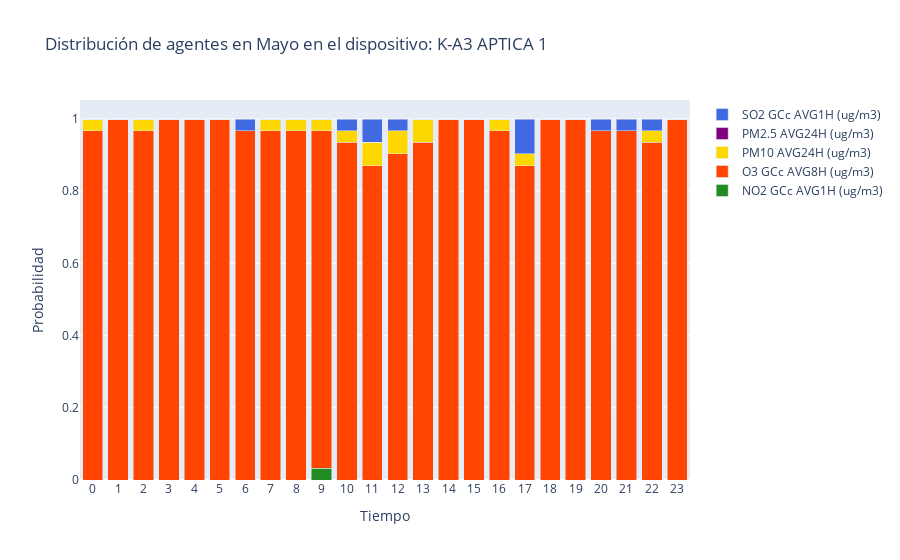
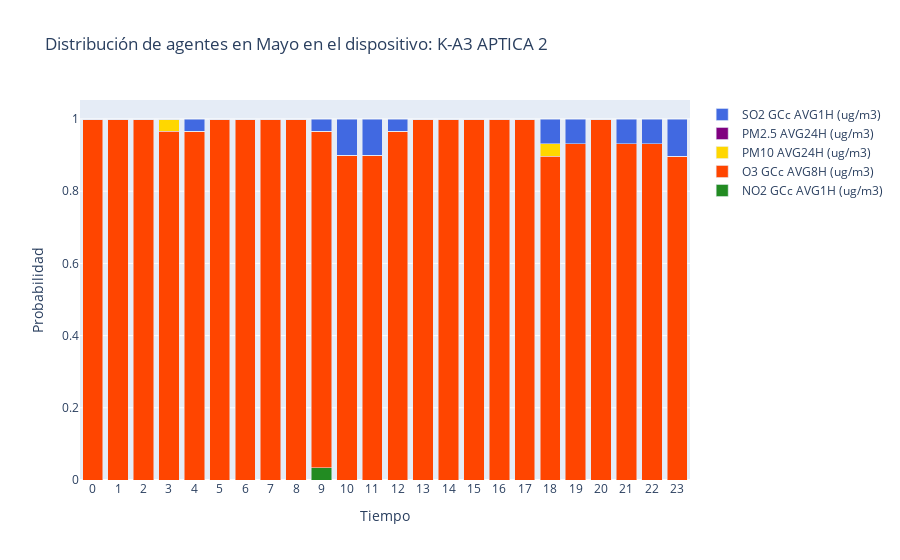
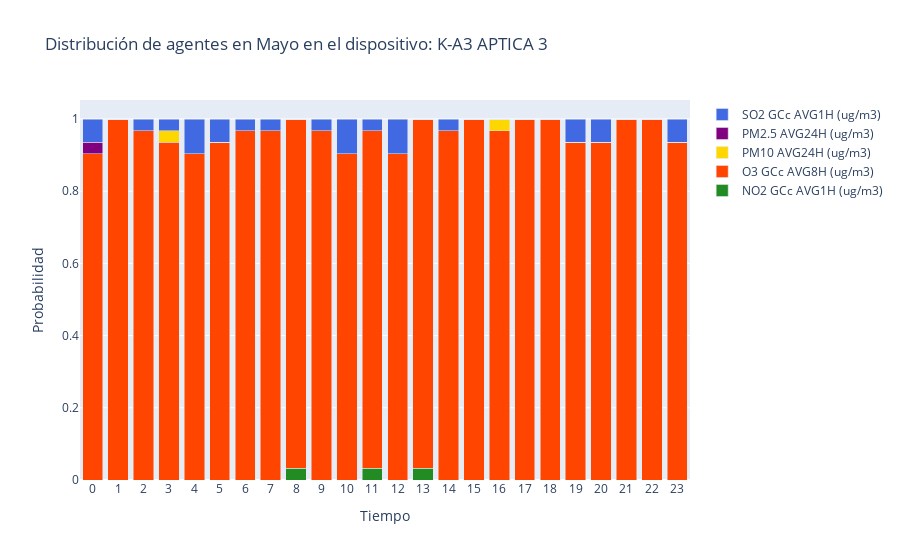
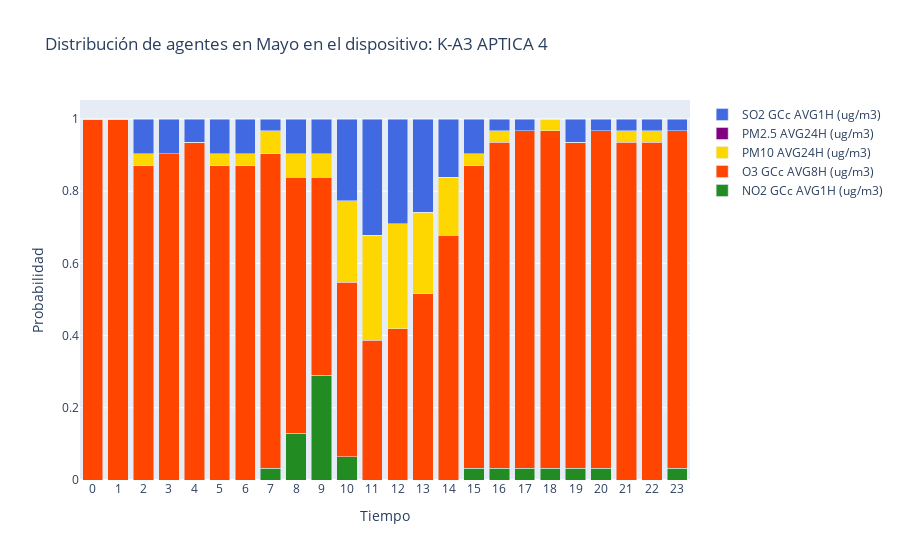

Notebook source saved alongside these figures, in order:
### Code cell
##intento 1 del 7 de noviembre
# Read the Excel file and combine all sheets into a single DataFrame
file_path = "PREVresultados_INCA_MAYO23.xlsx"
dataframes = []
for day in range(1, 32):
    sheet_name = f"2023-05-{day:02}"
    df = pd.read_excel(file_path, sheet_name=sheet_name)
    dataframes.append(df)

data = pd.concat(dataframes, ignore_index=True)
# Convert 'Datetime' to a datetime object and extract the hour
data['Datetime'] = pd.to_datetime(data['Datetime'], format='%d/%m/%Y %H:%M:%S')
data['Hour'] = data['Datetime'].dt.hour

# Define the order of agents for column ordering in the stacked bar chart
agent_order = [
    "O3 GCc AVG8H (ug/m3)",
    "SO2 GCc AVG1H (ug/m3)",
    "PM2.5 AVG24H (ug/m3)",
    "PM10 AVG24H (ug/m3)",
    "NO2 GCc AVG1H (ug/m3)"
]

# Define a dictionary to map the index level to a numerical value
index_level_mapping = {
    "BUENA": 1,
    "RAZONABLEMENTE BUENA": 2,
    "REGULAR": 3,
    "DESFAVORABLE": 4,
    "MUY DESFAVORABLE": 5,
    "EXTREMADAMENTE DESFAVORABLE": 6
}

# Create a list of all hours from 0 to 23
all_hours = list(range(24))

# Pivot the data to get the count of each agent for each device and hour
pivot_data = data.pivot_table(index=['Dispositivo', 'Hour'], columns='Agente en banda superior', aggfunc='size', fill_value=0)
# Calculate the probabilities for each agent for each hour
pivot_data_percentages = pivot_data.div(pivot_data.sum(axis=1), axis=0)

# Create a stacked bar chart for each device using Plotly Graph Objects
devices = pivot_data_percentages.index.get_level_values(0).unique()
colors = ['forestgreen', 'orangered', 'gold', 'purple', 'royalblue']

# Calculate the distribution of "Banda" for each agent, hour, and device
banda_distribution = data.pivot_table(index=['Dispositivo', 'Hour', 'Agente en banda superior'], columns='Banda', aggfunc='size', fill_value=0)
banda_distribution_percentages = banda_distribution.div(banda_distribution.sum(axis=1), axis=0)

# Define a dictionary to map "Banda" values to colors
banda_colors = {
    "BUENA": "green",
    "RAZONABLEMENTE BUENA": "yellow",
    "REGULAR": "orange",
    "DESFAVORABLE": "red",
    "MUY DESFAVORABLE": "purple",
    "EXTREMADAMENTE DESFAVORABLE": "darkred"
}

# Add "Banda" distribution to the hover information
for device in devices:
    device_data = pivot_data_percentages.xs(device, level='Dispositivo')
    hours = device_data.index
    agent_probabilities = device_data.values.T
    bottom = np.zeros(len(hours))
    fig = go.Figure()
    for i, agent in enumerate(pivot_data_percentages.columns):
        customdata = []
        hover_text = []
        agent_name = agent.split()[0]  # Cogemos solo la primera palabra del nombre para la ventana emergente
        for hour in hours:
            distribution_info = []
            for banda in banda_distribution.columns:
                if (device, hour, agent) in banda_distribution_percentages.index and banda in banda_distribution_percentages.columns:
                    distribution_info.append(f"{banda}: {banda_distribution_percentages.loc[(device, hour, agent)][banda]:.2%}")
                else:
                    distribution_info.append(f"{banda}: 0.00%")
            customdata.append(distribution_info)
            hover_text.append(f"Agente:{agent_name}<br>Hora: {hour}h<br>Porcentaje: {agent_probabilities[i][hour]:.2%}<br>Distribución de INCA<br>{'<br>'.join(distribution_info)}")

            #hover_text.append(f"{agent}<br>{'<br>'.join(distribution_info)}")  # Use '<br>' to create new lines

        fig.add_trace(go.Bar(
            x=hours,
            y=agent_probabilities[i],
            name=agent,
            customdata=customdata,
            hoverinfo="text",
            hovertext=hover_text,
            marker_color=colors[i],
        ))
        bottom += agent_probabilities[i]

    fig.update_layout(
        barmode="stack",
        title=f"Distribución de agentes en Mayo en el dispositivo: {device}",
        xaxis_title="Tiempo",
        yaxis_title="Probabilidad",
        xaxis={'tickvals': all_hours, 'ticktext': all_hours},
        showlegend=True,
    )

    fig.show()
    pio.write_html(fig, file=f'interactive_plot_{device}.html', auto_open=False)
